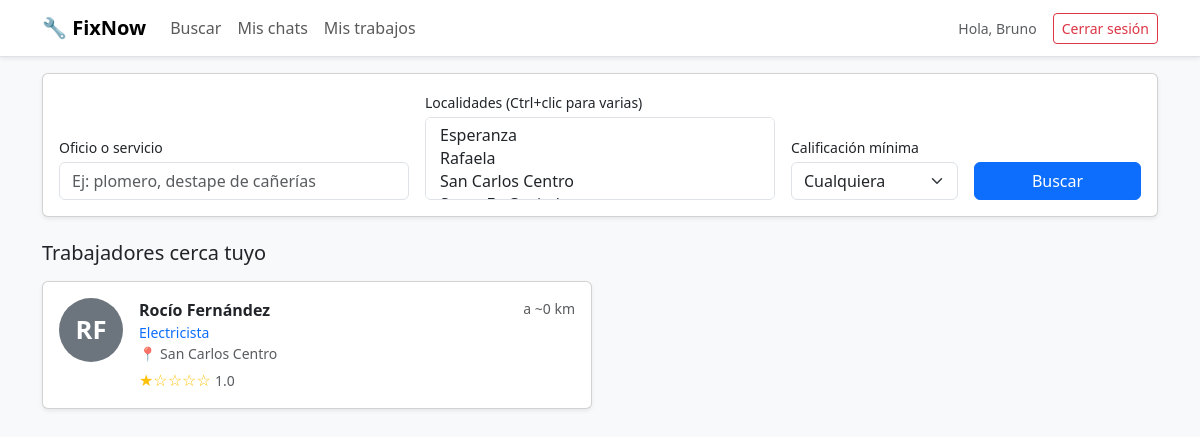
Page /panel_cliente.php (signed in) on the committed database.
### tables this page shows
CREATE TABLE TRABAJADOR (
    id_trabajador       INT AUTO_INCREMENT PRIMARY KEY,
    id_usuario          INT NOT NULL UNIQUE,    
    oficio              VARCHAR(80),
    descripcion         TEXT,
    anios_experiencia   TINYINT,
    estado_habilitacion ENUM('pendiente','habilitado','rechazado') NOT NULL DEFAULT 'pendiente',
    foto_perfil         VARCHAR(255),
     
    motivo_rechazo      VARCHAR(255) NULL,
    FOREIGN KEY (id_usuario) REFERENCES USUARIO(id_usuario) ON DELETE CASCADE
);

CREATE TABLE USUARIO (
    id_usuario     INT AUTO_INCREMENT PRIMARY KEY,
    nombre         VARCHAR(60) NOT NULL,
    apellido       VARCHAR(60) NOT NULL,
    mail           VARCHAR(120) NOT NULL UNIQUE,    
    contrasena     VARCHAR(255) NOT NULL,           
    rol            ENUM('cliente','trabajador','admin') NOT NULL,
    id_localidad   INT,
    fecha_registro DATETIME DEFAULT CURRENT_TIMESTAMP,
    estado         ENUM('activo','pendiente','bloqueado') NOT NULL DEFAULT 'activo',
     
     
    intentos_fallidos TINYINT UNSIGNED NOT NULL DEFAULT 0,
    bloqueado_hasta   DATETIME NULL,
     
    ultimo_acceso     DATETIME NULL,
    FOREIGN KEY (id_localidad) REFERENCES LOCALIDAD(id_localidad)
);

### src/models/Localidad.php (called while the page is built)
<?php
class Localidad
{
    private PDO $pdo;
    public function __construct(PDO $pdo)
    {
        $this->pdo = $pdo;
    }
    public function listarTodas(): array
    {
        $sql = 'SELECT id_localidad, nombre, provincia FROM LOCALIDAD ORDER BY nombre ASC';
        return $this->pdo->query($sql)->fetchAll();
    }
    public function obtenerDeUsuario(int $idUsuario): ?array
    {
        $sql = 'SELECT l.id_localidad, l.nombre, l.provincia, l.latitud, l.longitud
                FROM USUARIO u
                JOIN LOCALIDAD l ON l.id_localidad = u.id_localidad
                WHERE u.id_usuario = ?
                LIMIT 1';
        $consulta = $this->pdo->prepare($sql);
        $consulta->execute([$idUsuario]);
        $fila = $consulta->fetch();
        return $fila ?: null;
    }
}

### src/controllers/BusquedaController.php (called while the page is built, shortened)
<?php
class BusquedaController
{
    public static function listaInicial(int $idUsuario): array
    {
        $pdo = Database::getConexion();
        $modeloTrabajador = new Trabajador($pdo);
        $localidad = (new Localidad($pdo))->obtenerDeUsuario($idUsuario);
        if ($localidad !== null) {
            $lista = $modeloTrabajador->listarCercanos(
                (float) $localidad['latitud'],
                (float) $localidad['longitud']
            );
            if (!empty($lista)) {
                return ['modo' => 'cercania', 'trabajadores' => $lista];
            }
        }
        return ['modo' => 'mejor_calificados', 'trabajadores' => $modeloTrabajador->listarMejorCalificados()];
    }
}

### src/models/Trabajador.php (called while the page is built, shortened)
<?php
class Trabajador
{
    private PDO $pdo;
    public function __construct(PDO $pdo)
    {
        $this->pdo = $pdo;
    }
    private function columnasLista(): string
    {
        return "t.id_trabajador,
                u.nombre,
                u.apellido,
                t.oficio,
                t.foto_perfil,
                (SELECT GROUP_CONCAT(l.nombre ORDER BY l.nombre SEPARATOR ', ')
                   FROM TRABAJADOR_LOCALIDAD tl
                   JOIN LOCALIDAD l ON l.id_localidad = tl.id_localidad
                  WHERE tl.id_trabajador = t.id_trabajador) AS localidades,
                (SELECT AVG(c.puntuacion)
                   FROM CALIFICACION c
                  WHERE c.id_trabajador = t.id_trabajador) AS calificacion_promedio";
    }
    public function listarCercanos(float $lat, float $lon, int $limite = 30): array
    {
        $limite = (int) $limite;
        $sql = "SELECT {$this->columnasLista()},
                       (SELECT MIN(6371 * ACOS(LEAST(1, GREATEST(-1,
                                 COS(RADIANS(?)) * COS(RADIANS(l2.latitud))
                               * COS(RADIANS(l2.longitud) - RADIANS(?))
                               + SIN(RADIANS(?)) * SIN(RADIANS(l2.latitud))))))
                          FROM TRABAJADOR_LOCALIDAD tl2
                          JOIN LOCALIDAD l2 ON l2.id_localidad = tl2.id_localidad
                         WHERE tl2.id_trabajador = t.id_trabajador) AS distancia_km
                  FROM TRABAJADOR t
                  JOIN USUARIO u ON u.id_usuario = t.id_usuario
                 WHERE t.estado_habilitacion = 'habilitado'
                   AND u.estado = 'activo'
                 ORDER BY distancia_km ASC
                 LIMIT {$limite}";
        $consulta = $this->pdo->prepare($sql);
        $consulta->execute([$lat, $lon, $lat]);
        return $consulta->fetchAll();
    }
}

### public/panel_cliente.php (the view, shortened to what this page needs)
<?php
require_once __DIR__ . '/../src/bootstrap.php';
$idUsuario = Sesion::idUsuarioActual();
$pdo = Database::getConexion();
$localidades = (new Localidad($pdo))->listarTodas();
$esBusqueda = isset($_GET['buscar']);
if ($esBusqueda) {
    $resultado = BusquedaController::buscar($idUsuario, $_GET);
    $trabajadores = $resultado['trabajadores'];
    $filtros = $resultado['filtros'];
    $modo = 'busqueda';
} else {
    $resultado = BusquedaController::listaInicial($idUsuario);
    $trabajadores = $resultado['trabajadores'];
    $modo = $resultado['modo'];
    $filtros = ['oficio' => '', 'localidades' => [], 'calificacion_minima' => null];
}
?>
<!DOCTYPE html>
<html lang="es">
<head>
    <link href="https://cdn.jsdelivr.net/npm/bootstrap@5.3.3/dist/css/bootstrap.min.css" rel="stylesheet">
    <link rel="stylesheet" href="assets/css/estilos.css">
</head>
<body class="bg-light">
<?php require __DIR__ . '/../src/views/navbar.php'; ?>
<div class="container pb-5">
    <form method="get" class="card card-body shadow-sm mb-4">
        <div class="row g-3 align-items-end">
            <div class="col-md-4">
                <label class="form-label small mb-1">Oficio o servicio</label>
                <input type="text" name="oficio" class="form-control"
                       placeholder="Ej: plomero, destape de cañerías"
                       value="<?= Vista::e($filtros['oficio']) ?>">
            </div>
            <div class="col-md-4">
                <label class="form-label small mb-1">Localidades (Ctrl+clic para varias)</label>
                <select name="localidades[]" class="form-select" multiple size="3">
                    <?php foreach ($localidades as $loc): ?>
                        <option value="<?= (int) $loc['id_localidad'] ?>"
                            <?= in_array((int) $loc['id_localidad'], $filtros['localidades'], true) ? 'selected' : '' ?>>
                        </option>
                    <?php endforeach; ?>
                </select>
            </div>
            <div class="col-md-2">
                <label class="form-label small mb-1">Calificación mínima</label>
                <select name="calificacion_minima" class="form-select">
                    <option value="">Cualquiera</option>
                </select>
            </div>
            <div class="col-md-2">
                <button type="submit" class="btn btn-primary w-100">Buscar</button>
            </div>
        </div>
    </form>
    <h2 class="h5 mb-3">
        <?php if ($modo === 'busqueda'): ?>
            Resultados de la búsqueda
            <a href="panel_cliente.php" class="btn btn-link btn-sm">Ver cercanos</a>
        <?php elseif ($modo === 'cercania'): ?>
            Trabajadores cerca tuyo
        <?php else: ?>
            Trabajadores mejor calificados
            <small class="text-muted fw-normal">(todavía no hay trabajadores cerca de tu zona)</small>
        <?php endif; ?>
    </h2>
    <?php if (empty($trabajadores)): ?>
        <div class="alert alert-info">
            No se encontraron trabajadores en las zonas elegidas.
            <a href="panel_cliente.php" class="alert-link">Ver trabajadores cercanos</a>
        </div>
    <?php else: ?>
        <div class="row g-3">
            <?php foreach ($trabajadores as $t): ?>
                <div class="col-md-6">
                    <a href="perfil_trabajador.php?id=<?= (int) $t['id_trabajador'] ?>"
                       class="text-decoration-none text-reset">
                        <div class="card shadow-sm h-100 tarjeta-trabajador">
                            <div class="card-body d-flex gap-3">
                                <?= Vista::avatar($t['foto_perfil'], $t['nombre'], $t['apellido'], 64) ?>
                                <div class="flex-grow-1">
                                    <div class="fw-semibold">
                                        <?= Vista::e($t['nombre'] . ' ' . $t['apellido']) ?>
                                    </div>
                                    <div class="text-primary small"><?= Vista::e($t['oficio']) ?></div>
                                    <div class="small text-muted">📍 <?= Vista::e($t['localidades']) ?></div>
                                    <div class="mt-1"><?= Vista::estrellas($t['calificacion_promedio']) ?></div>
                                </div>
                                <?php if ($modo === 'cercania' && isset($t['distancia_km'])): ?>
                                    <div class="text-end small text-muted">
                                        a ~<?= (int) round((float) $t['distancia_km']) ?> km
                                    </div>
                                <?php endif; ?>
                            </div>
                        </div>
                    </a>
                </div>
            <?php endforeach; ?>
        </div>
    <?php endif; ?>
</div>
</body>
</html>

### src/helpers/Vista.php (shortened to what this page needs)
<?php
class Vista
{
    public static function e(?string $texto): string
    {
        return htmlspecialchars($texto ?? '', ENT_QUOTES, 'UTF-8');
    }
    public static function estrellas($promedio): string
    {
        $promedio = (float) $promedio;
        $llenas = (int) round($promedio);
        $texto = str_repeat('★', $llenas) . str_repeat('☆', 5 - $llenas);
        return '<span class="text-warning">' . $texto . '</span> '
             . '<span class="small text-muted">' . number_format($promedio, 1) . '</span>';
    }
    public static function avatar(?string $foto, string $nombre, string $apellido, int $tamano = 64): string
    {
        $estilo = "width:{$tamano}px;height:{$tamano}px;";
        $iniciales = mb_strtoupper(mb_substr($nombre, 0, 1) . mb_substr($apellido, 0, 1));
        return '<div class="rounded-circle bg-secondary text-white d-flex align-items-center '
             . 'justify-content-center fw-bold" style="' . $estilo . 'font-size:' . ($tamano / 2.5) . 'px;">'
             . self::e($iniciales) . '</div>';
    }
}

### public/assets/css/estilos.css (style rules this page uses)
body { font-family: 'Segoe UI', Roboto, Arial, sans-serif; }
.tarjeta-trabajador { transition: transform 0.15s ease, box-shadow 0.15s ease; }

### rows in the picture
trabajador: id_usuario.apellido "RF", id_usuario.apellido "Rocío Fernández", oficio "Electricista", localidades "San Carlos Centro", texto "★☆☆☆☆", promedio "1.0", distancia_km "0"

### other values in the picture
Vista::e($_SESSION['nombre'] ?? '') "Bruno"
